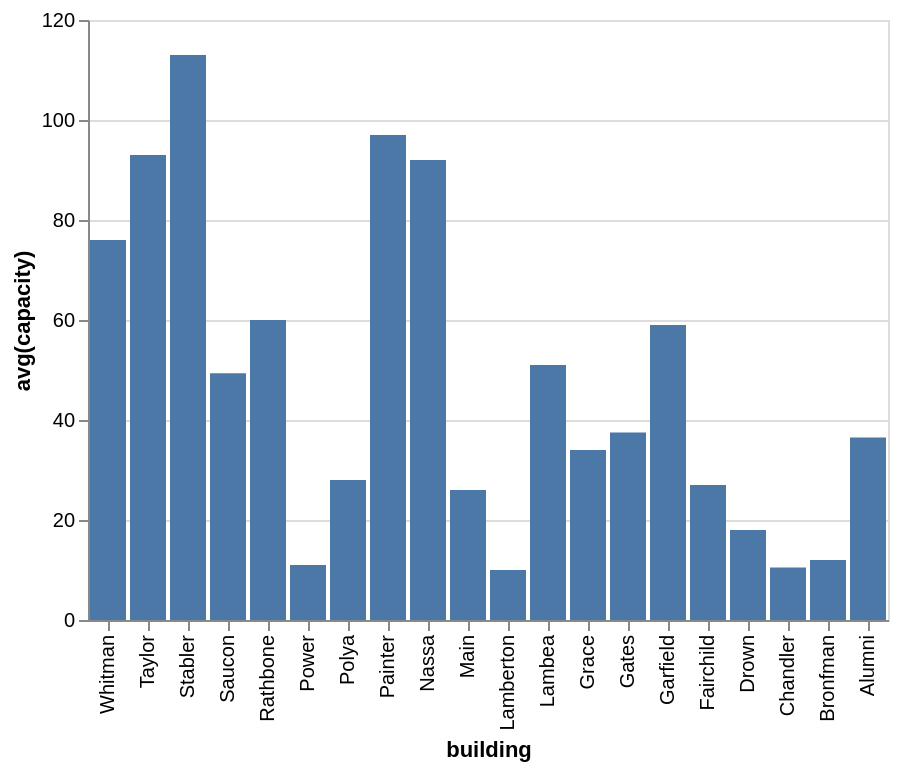

Here is the Vega-Lite specification saved for this chart:
### Vega-Lite specification from a JSON file in a GitHub repository (floating-point values rounded to 4 significant figures)
{"data": {"values": [{"x_data": "Whitman", "y_data": 76}, {"x_data": "Taylor", "y_data": 93}, {"x_data": "Stabler", "y_data": 113}, {"x_data": "Saucon", "y_data": 49.33}, {"x_data": "Rathbone", "y_data": 60}, {"x_data": "Power", "y_data": 11}, {"x_data": "Polya", "y_data": 28}, {"x_data": "Painter", "y_data": 97}, {"x_data": "Nassa", "y_data": 92}, {"x_data": "Main", "y_data": 26}, {"x_data": "Lamberton", "y_data": 10}, {"x_data": "Lambea", "y_data": 51}, {"x_data": "Grace", "y_data": 34}, {"x_data": "Gates", "y_data": 37.5}, {"x_data": "Garfield", "y_data": 59}, {"x_data": "Fairchild", "y_data": 27}, {"x_data": "Drown", "y_data": 18}, {"x_data": "Chandler", "y_data": 10.5}, {"x_data": "Bronfman", "y_data": 12}, {"x_data": "Alumni", "y_data": 36.5}]}, "mark": "bar", "encoding": {"x": {"field": "x_data", "type": "nominal", "title": "building", "sort": "descending"}, "y": {"field": "y_data", "type": "quantitative", "title": "avg(capacity)"}}}
